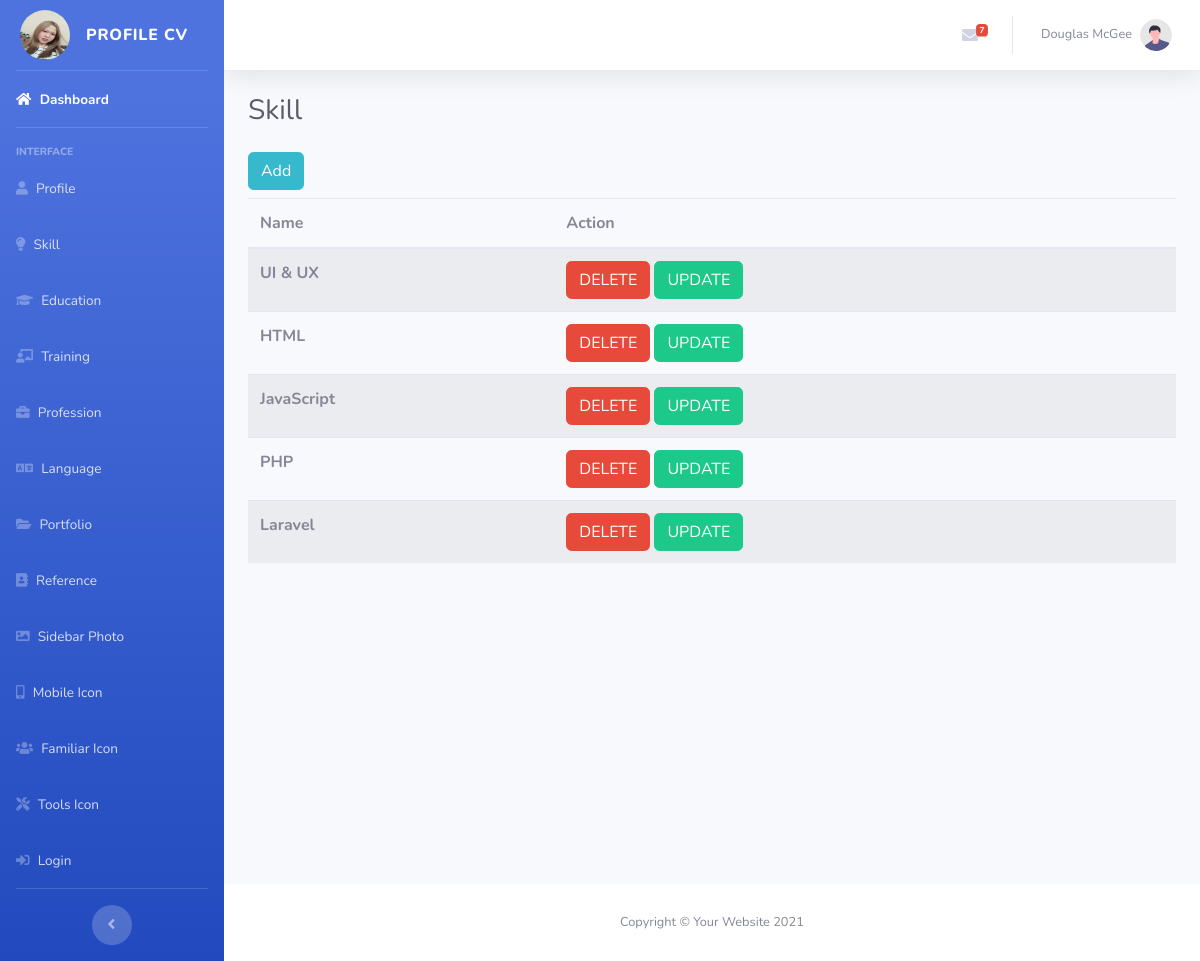
/tabel_skill.php (signed in), run on the app's committed database.
### tables this page shows
CREATE TABLE `skill` (
  `id_skill` int NOT NULL,
  `nama_skill` varchar(300) NOT NULL
);

### tabel_skill.php (the view)
<?php
include "connection.php";
$select_skill = mysqli_query($koneksi, "SELECT*FROM skill ORDER BY id_skill DESC");
?>
<?php include "header.php" ?>
<body id="page-top">
    <div id="wrapper">
        <?php include "sidebar.php" ?>
        <div id="content-wrapper" class="d-flex flex-column">
            <div id="content">
                <?php include "topbar.php" ?>
                <div class="container-fluid">
                    <div class="d-sm-flex align-items-center justify-content-between mb-4">
                        <h1 class="h3 mb-0 text-gray-800">Skill</h1>
                    </div>
                    <a href="form_skill.php" class="btn btn-info mb-2">Add</a>
                    <table class="table table-striped">
                        <thead>
                            <tr>
                                <th scope="col">Name</th>
                                <th scope="col">Action</th>
                            </tr>
                        </thead>
                        <tbody>
                            <?php
                while ($tampil = mysqli_fetch_object($select_skill)):
                        ?>
                    <tr>
                                <th scope="row"><?php echo
                                $tampil->nama_skill; ?></th>
                        <td>
                                <a href="delete_skill.php?id_skill=<?php
                                echo $tampil->id_skill;?>" class="btn
                                btn-danger" onclick="return confirm
                                ('confirm to delete?')">DELETE</a>
                                <a href="update_form_skill.php?id_skill=<?php
                                echo $tampil->id_skill;?>" class="btn
                                btn-success">UPDATE</a>
                        </td>
                    </tr>
                <?php endwhile; ?>
                        </tbody>
                    </table>
                </div>
            </div>
            <?php include "footer.php" ?>
        </div>
    </div>
    <?php include "bottom.php" ?>

### data on the page
skill: nama_skill "UI & UX"
skill: nama_skill "HTML"
skill: nama_skill "JavaScript"
skill: nama_skill "PHP"
skill: nama_skill "Laravel"
